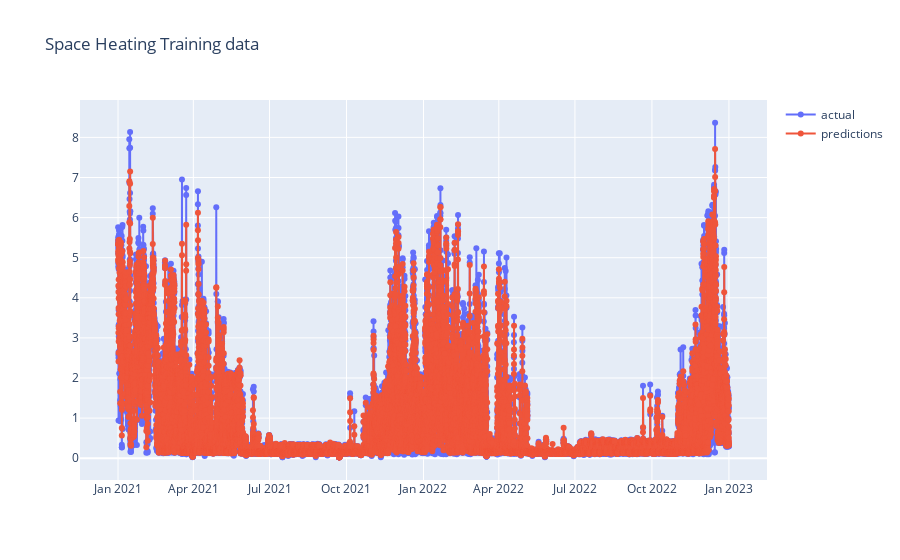

Here is the notebook cell this chart was saved with:
### Code cell
plot_predictions(predictions_training, title_text="Space Heating Training data")

### Figure 1 — Plotly figure (JSON) as saved in the notebook; plotly's stock layout.template omitted (floating-point values rounded to 4 significant figures; data arrays with more than 128 entries replaced by an {"elided": "..."} marker saying what was removed)
{"data": [{"mode": "lines+markers", "name": "actual", "type": "scatter", "x": {"elided": "17518 str values"}, "y": {"elided": "17518 float values"}}, {"mode": "lines+markers", "name": "predictions", "type": "scatter", "x": {"elided": "17518 str values"}, "y": {"elided": "17518 float values"}}], "layout": {"title": {"text": "Space Heating Training data"}}}
